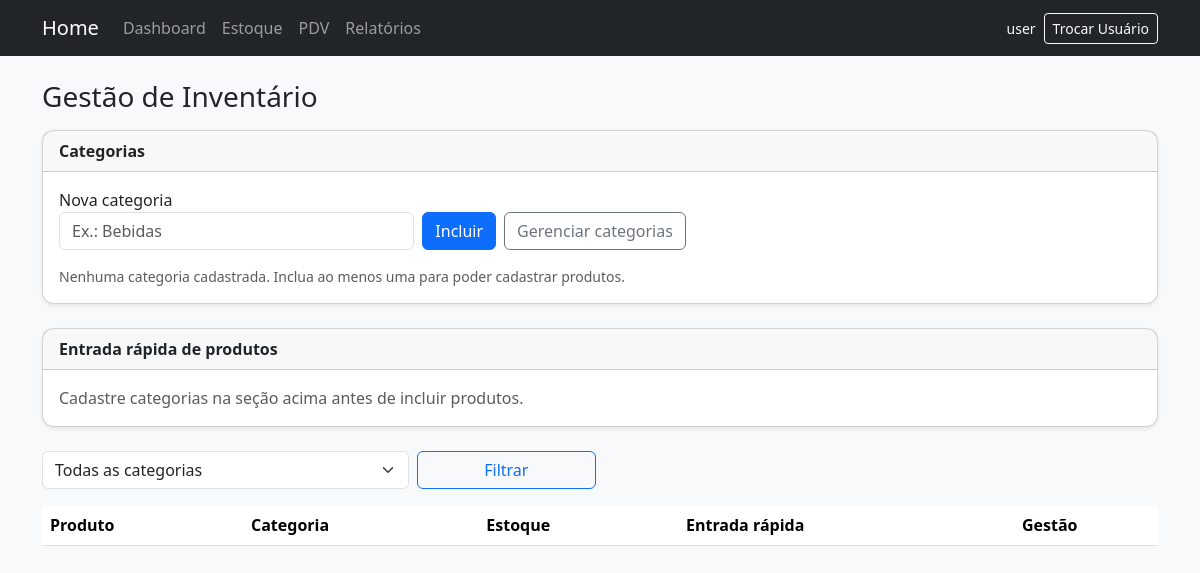
Page /estoque/ (signed in) on the earlier database version.
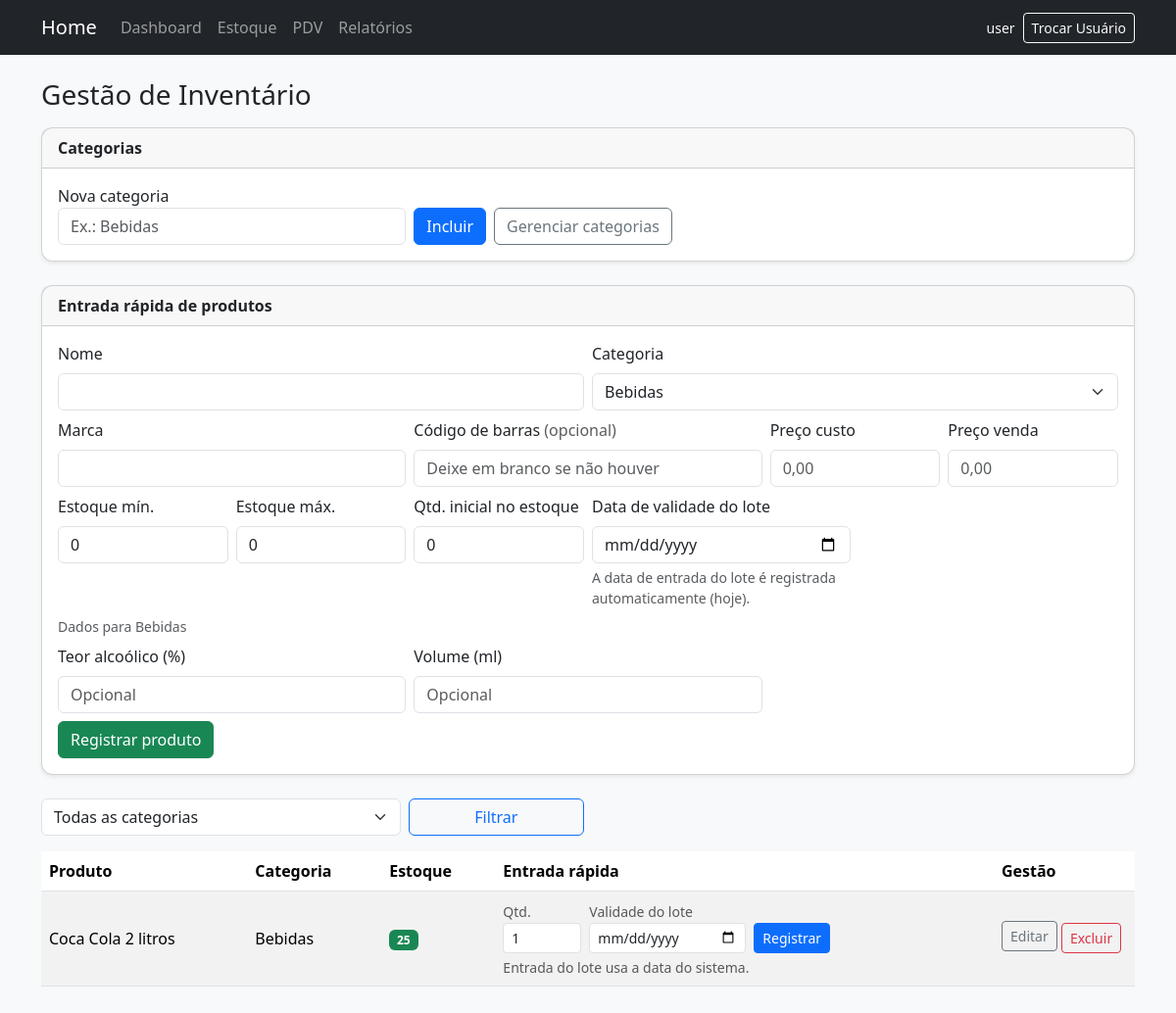
Same page on the later database version.
### app/models.py (models this page shows, shortened)
class User(UserMixin, db.Model):
    id = db.Column(db.Integer, primary_key=True)
    username = db.Column(db.String(80), unique=True, nullable=False)
    password_hash = db.Column(db.String(255), nullable=False)
    role = db.Column(db.String(20), nullable=False, default="operador")
    created_at = db.Column(db.DateTime, default=datetime.utcnow)
    movements = db.relationship("StockMovement", back_populates="usuario")
    @property
    def is_admin(self) -> bool:
        return self.role == "admin"

class Product(db.Model):
    id = db.Column(db.Integer, primary_key=True)
    nome = db.Column(db.String(120), nullable=False)
    categoria_id = db.Column(db.Integer, db.ForeignKey("category.id"), nullable=False)
    marca = db.Column(db.String(80), nullable=False)
    codigo_barras = db.Column(db.String(30), unique=True, nullable=True)
    preco_custo = db.Column(db.Numeric(10, 2), nullable=False)
    preco_venda = db.Column(db.Numeric(10, 2), nullable=False)
    estoque_min = db.Column(db.Integer, nullable=False, default=0)
    estoque_max = db.Column(db.Integer, nullable=False, default=0)
    teor_alcoolico = db.Column(db.Float)
    volume_ml = db.Column(db.Integer)
    tipo_tabacaria = db.Column(db.String(50))
    peso_g = db.Column(db.Integer)
    sabor = db.Column(db.String(50))
    created_at = db.Column(db.DateTime, default=datetime.utcnow)
    categoria = db.relationship("Category", back_populates="produtos")
    lotes = db.relationship("Batch", back_populates="produto", cascade="all, delete-orphan")
    movimentacoes = db.relationship("StockMovement", back_populates="produto")
    @property
    def estoque_total(self) -> int:
        return sum(lote.quantidade for lote in self.lotes)
    @property
    def estoque_baixo(self) -> bool:
        return self.estoque_total <= self.estoque_min

class Category(db.Model):
    id = db.Column(db.Integer, primary_key=True)
    nome = db.Column(db.String(40), unique=True, nullable=False)
    produtos = db.relationship("Product", back_populates="categoria")

class Batch(db.Model):
    id = db.Column(db.Integer, primary_key=True)
    produto_id = db.Column(db.Integer, db.ForeignKey("product.id"), nullable=False)
    quantidade = db.Column(db.Integer, nullable=False, default=0)
    data_validade = db.Column(db.Date, nullable=False)
    data_entrada = db.Column(db.DateTime, default=datetime.utcnow, nullable=False)
    produto = db.relationship("Product", back_populates="lotes")

### app/routes/estoque.py (the view)
@estoque_bp.route("/")
@login_required
def listar():
    categoria = request.args.get("categoria")
    query = Product.query
    if categoria:
        query = query.join(Product.categoria).filter_by(nome=categoria)
    produtos = query.order_by(Product.nome).all()
    categorias = Category.query.order_by(Category.nome).all()
    return render_template(
        "estoque/listar.html",
        produtos=produtos,
        categorias=categorias,
        filtro_categoria=categoria or "",
    )

### app/models.py (called while the page is built)
@login_manager.user_loader
def load_user(user_id: str):
    return User.query.get(int(user_id))

### app/templates/estoque/listar.html (shortened to what this page needs)
                                                                                                                                                                                                                                                                                                                                                                                                                                                                                                                                                                                                                                                                                                                                                                                                                                                                                                                                                                                                                                                                                                                                                                                                                                                                                                                                                                                                                                                                                                                                                                                                                                                                                                                                                                                                                                                                                                                                                                                                                                                                                                                                                                                                                                                                                                                                                                                                                                                                                                                                                                                                                                                        {% extends 'base.html' %}
{% block content %}
  <div class="d-flex justify-content-between align-items-center mb-3">
    <h1 class="h3 mb-0">Gestão de Inventário</h1>
  </div>
  <div class="card mb-4 shadow-sm">
    <div class="card-header fw-semibold">Categorias</div>
    <div class="card-body">
      <form method="post" action="{{ url_for('estoque.categoria_criar') }}" class="row g-2 align-items-end">
        <div class="col-md-5 col-lg-4">
          <label class="form-label mb-0" for="nova-categoria-nome">Nova categoria</label>
          <input type="text" id="nova-categoria-nome" name="nome" class="form-control" maxlength="40" placeholder="Ex.: Bebidas" required>
        </div>
        <div class="col-auto d-flex flex-wrap align-items-end gap-2">
          <button type="submit" class="btn btn-primary">Incluir</button>
          <button type="button" class="btn btn-outline-secondary" data-bs-toggle="modal" data-bs-target="#modalCategorias">
            Gerenciar categorias
          </button>
        </div>
      </form>
      {% if not categorias %}
        <p class="text-muted small mb-0 mt-3">Nenhuma categoria cadastrada. Inclua ao menos uma para poder cadastrar produtos.</p>
      {% endif %}
    </div>
  </div>
  <div class="card mb-4 shadow-sm">
    <div class="card-header fw-semibold">Entrada rápida de produtos</div>
    <div class="card-body">
      {% if categorias %}
        <form method="post" action="{{ url_for('estoque.produto_criar') }}" class="js-form-produto">
          <div class="row g-2 mb-2">
            <div class="col-md-6">
              <label class="form-label">Nome</label>
              <input type="text" name="nome" class="form-control" required maxlength="120">
            </div>
            <div class="col-md-6">
              <label class="form-label">Categoria</label>
              <select name="categoria_id" class="form-select js-categoria-select" required>
                {% for cat in categorias %}
                  <option value="{{ cat.id }}" data-nome="{{ cat.nome }}">{{ cat.nome }}</option>
                {% endfor %}
              </select>
            </div>
            <div class="col-md-4">
              <label class="form-label">Marca</label>
              <input type="text" name="marca" class="form-control" required maxlength="80">
            </div>
            <div class="col-md-4">
              <label class="form-label">Código de barras <span class="text-muted fw-normal">(opcional)</span></label>
              <input type="text" name="codigo_barras" class="form-control" maxlength="30" placeholder="Deixe em branco se não houver">
            </div>
            <div class="col-md-2">
              <label class="form-label">Preço custo</label>
              <input type="text" name="preco_custo" class="form-control" required inputmode="decimal" placeholder="0,00">
            </div>
            <div class="col-md-2">
              <label class="form-label">Preço venda</label>
              <input type="text" name="preco_venda" class="form-control" required inputmode="decimal" placeholder="0,00">
            </div>
            <div class="col-md-2">
              <label class="form-label">Estoque mín.</label>
              <input type="number" name="estoque_min" class="form-control" min="0" value="0">
            </div>
            <div class="col-md-2">
              <label class="form-label">Estoque máx.</label>
              <input type="number" name="estoque_max" class="form-control" min="0" value="0">
            </div>
            <div class="col-md-2">
              <label class="form-label">Qtd. inicial no estoque</label>
              <input type="number" name="quantidade_inicial" class="form-control" min="0" value="0" title="Se maior que zero, informe a data de validade do lote">
            </div>
            <div class="col-md-3">
              <label class="form-label">Data de validade do lote</label>
              <input type="date" name="data_validade" class="form-control" title="Obrigatória se a quantidade inicial for maior que zero">
              <div class="form-text">A data de entrada do lote é registrada automaticamente (hoje).</div>
            </div>
          </div>
          <div class="js-extra-bebidas row g-2 mb-2 d-none">
            <div class="col-12 text-muted small">Dados para Bebidas</div>
            <div class="col-md-4">
              <label class="form-label">Teor alcoólico (%)</label>
              <input type="number" step="any" name="teor_alcoolico" class="form-control" placeholder="Opcional">
            </div>
            <div class="col-md-4">
              <label class="form-label">Volume (ml)</label>
              <input type="number" name="volume_ml" class="form-control" min="0" placeholder="Opcional">
            </div>
          </div>
          <button type="submit" class="btn btn-success">Registrar produto</button>
        </form>
      {% else %}
        <p class="text-muted mb-0">Cadastre categorias na seção acima antes de incluir produtos.</p>
      {% endif %}
    </div>
  </div>
  <form method="get" class="row g-2 mb-3">
    <div class="col-md-4">
      <select name="categoria" class="form-select">
        <option value="">Todas as categorias</option>
      </select>
    </div>
    <div class="col-md-2 d-grid">
      <button class="btn btn-outline-primary" type="submit">Filtrar</button>
    </div>
  </form>
  <div class="table-responsive">
    <table class="table table-striped align-middle">
      <thead>
        <tr>
          <th>Produto</th>
          <th>Categoria</th>
          <th>Estoque</th>
          <th>Entrada rápida</th>
          <th style="width: 9rem;">Gestão</th>
        </tr>
      </thead>
      <tbody>
        {% for produto in produtos %}
          <tr>
            <td>{{ produto.nome }}</td>
            <td>{{ produto.categoria.nome }}</td>
            <td>
              <span class="badge {% if produto.estoque_baixo %}text-bg-danger{% else %}text-bg-success{% endif %}">
                {{ produto.estoque_total }}
              </span>
            </td>
            <td>
              <form method="post" action="{{ url_for('estoque.entrada_rapida', produto_id=produto.id) }}" class="row g-1 g-sm-2 align-items-end">
                <div class="col-auto">
                  <label class="form-label mb-0 small text-muted" for="er-qtd-{{ produto.id }}">Qtd.</label>
                  <input id="er-qtd-{{ produto.id }}" type="number" name="quantidade" min="1" value="1" class="form-control form-control-sm" style="width: 5rem;">
                </div>
                <div class="col-auto">
                  <label class="form-label mb-0 small text-muted" for="er-val-{{ produto.id }}">Validade do lote</label>
                  <input id="er-val-{{ produto.id }}" type="date" name="data_validade" class="form-control form-control-sm" style="width: 10rem;" required>
                </div>
                <div class="col-auto">
                  <button class="btn btn-sm btn-primary">Registrar</button>
                </div>
              </form>
              <p class="small text-muted mb-0 mt-1">Entrada do lote usa a data do sistema.</p>
            </td>
            <td class="text-nowrap">
              <button
                type="button"
                class="btn btn-sm btn-outline-secondary js-abrir-editar mb-1"
                data-bs-toggle="modal"
                data-bs-target="#modalEditarProduto"
                data-id="{{ produto.id }}"
                data-nome="{{ produto.nome | e }}"
                data-categoria-id="{{ produto.categoria_id }}"
                data-marca="{{ produto.marca | e }}"
                data-codigo="{{ (produto.codigo_barras or '') | e }}"
                data-preco-custo="{{ produto.preco_custo }}"
                data-preco-venda="{{ produto.preco_venda }}"
                data-estoque-min="{{ produto.estoque_min }}"
                data-estoque-max="{{ produto.estoque_max }}"
                data-teor="{{ produto.teor_alcoolico if produto.teor_alcoolico is not none else '' }}"
                data-volume="{{ produto.volume_ml if produto.volume_ml is not none else '' }}"
                data-tipo-tab="{{ (produto.tipo_tabacaria or '') | e }}"
                data-peso="{{ produto.peso_g if produto.peso_g is not none else '' }}"
                data-sabor="{{ (produto.sabor or '') | e }}"
                data-cat-nome="{{ produto.categoria.nome | e }}">Editar</button>
              <form method="post" action="{{ url_for('estoque.produto_excluir', produto_id=produto.id) }}" class="d-inline"
                    onsubmit="return confirm('Excluir este produto? Lotes, movimentações e histórico deste item serão apagados.');">
                <button type="submit" class="btn btn-sm btn-outline-danger">Excluir</button>
              </form>
            </td>
          </tr>
        {% endfor %}
      </tbody>
    </table>
  </div>
{% endblock %}

### app/templates/base.html (shortened to what this page needs)
<!doctype html>
<html lang="pt-BR">
  <head>
    <link
      href="https://cdn.jsdelivr.net/npm/bootstrap@5.3.3/dist/css/bootstrap.min.css"
      rel="stylesheet">
    <link rel="stylesheet" href="{{ url_for('static', filename='css/style.css') }}">
  </head>
  <body class="bg-light">
    {% include 'partials/_nav.html' %}
    <main class="container py-4">
      {% block content %}{% endblock %}
    </main>
  </body>
</html>

### app/templates/partials/_nav.html (shortened to what this page needs)
<nav class="navbar navbar-expand-lg navbar-dark bg-dark">
  <div class="container">
    <a class="navbar-brand" href="{{ url_for('main.dashboard') }}">Home</a>
    <div class="collapse navbar-collapse" id="menu">
      <ul class="navbar-nav me-auto mb-2 mb-lg-0">
        <li class="nav-item"><a class="nav-link" href="{{ url_for('main.dashboard') }}">Dashboard</a></li>
        <li class="nav-item"><a class="nav-link" href="{{ url_for('estoque.listar') }}">Estoque</a></li>
        <li class="nav-item"><a class="nav-link" href="{{ url_for('vendas.pdv') }}">PDV</a></li>
        <li class="nav-item"><a class="nav-link" href="{{ url_for('relatorios.index') }}">Relatórios</a></li>
      </ul>
      <div class="d-flex align-items-center ms-lg-auto flex-wrap gap-2 mt-2 mt-lg-0">
        {% if current_user.is_authenticated %}
          <span class="navbar-text text-light small">{{ current_user.username }}</span>
          <a class="btn btn-outline-light btn-sm" href="{{ url_for('auth.login', trocar=1) }}">Trocar Usuário</a>
        {% else %}
          <a class="btn btn-outline-light btn-sm" href="{{ url_for('auth.login') }}">Entrar</a>
        {% endif %}
      </div>
    </div>
  </div>
</nav>

### app/static/css/style.css (style rules this page uses)
body { min-height: 100vh; }
.card { border-radius: 0.75rem; }

Differences in the rows shown:
added Product: nome "Coca Cola 2 litros", categoria.nome "Bebidas", estoque_total "25", quantidade "1"
Other differences:
form field categoria_id: (not shown) → "Bebidas"
form field estoque_min: (not shown) → "0"
form field estoque_max: (not shown) → "0"
form field quantidade_inicial: (not shown) → "0"
text no longer shown: "Nenhuma categoria cadastrada. Inclua ao menos uma para poder cadastrar produtos. Cadastre categorias na seção acima antes de incluir produtos."
text now shown: "Nome Categoria Marca Código de barras (opcional) Preço custo Preço venda Estoque mín. Estoque máx. Qtd. inicial no estoque Data de validade do lote A data de entrada do lote é registrada automaticamente (hoje). Dados para Bebidas Teor alcoólico (%) Volume (ml) Registrar produto"
